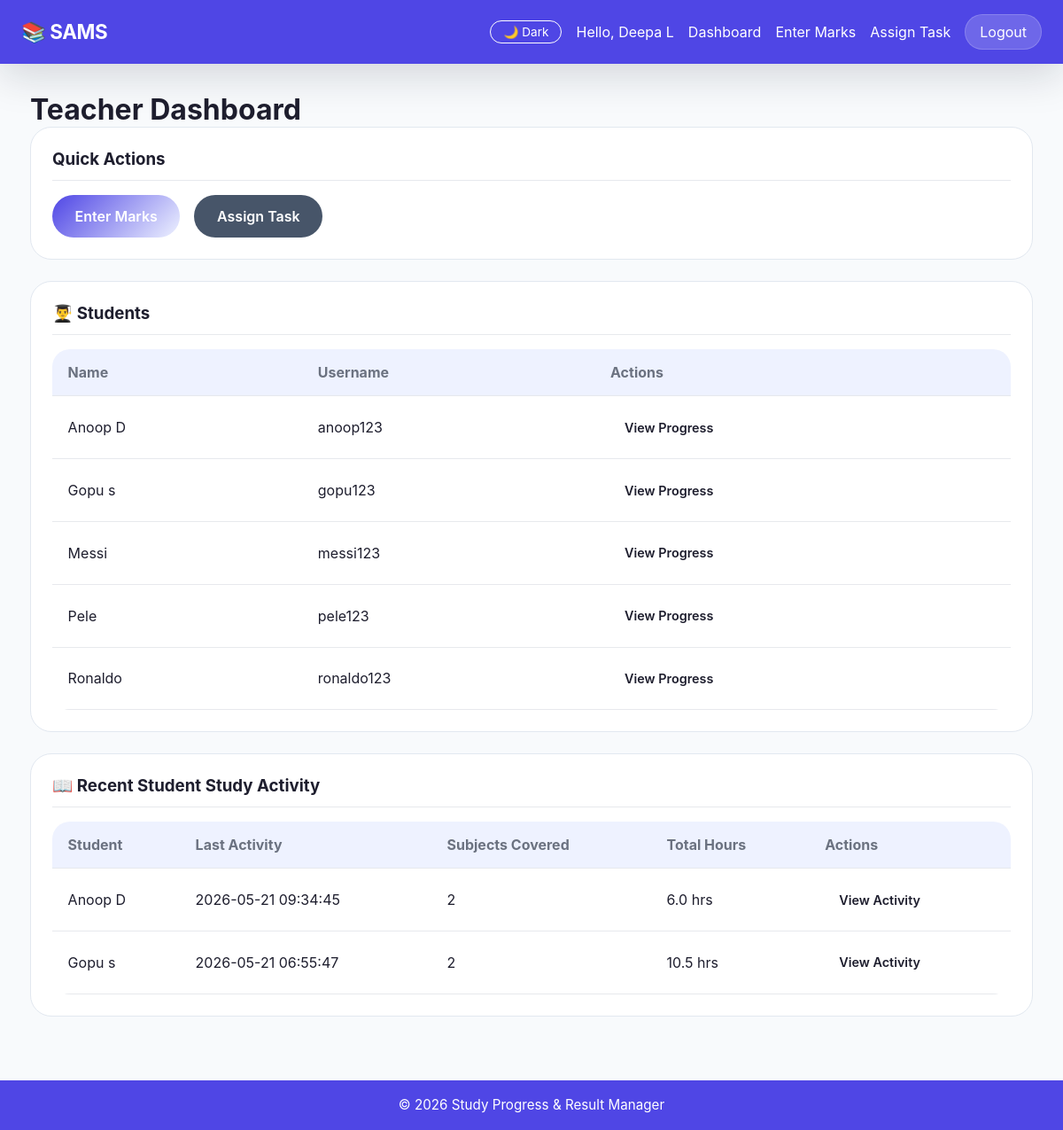
Page /teacher/dashboard (signed in) on the earlier database version.
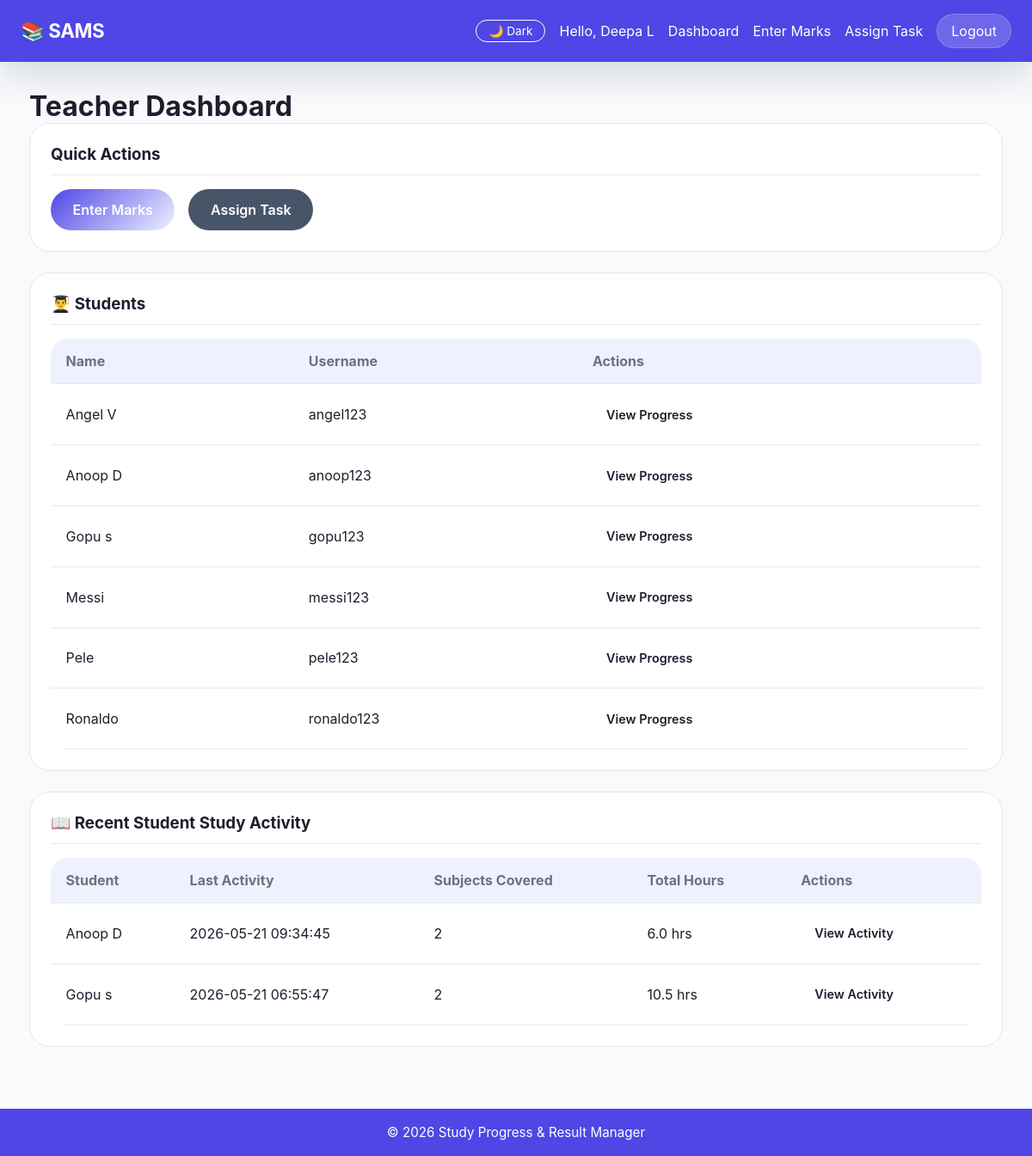
Same page on the later database version.
### tables this page shows
CREATE TABLE "users" (
                id INTEGER PRIMARY KEY AUTOINCREMENT,
                username TEXT UNIQUE NOT NULL,
                password TEXT NOT NULL,
                role TEXT NOT NULL CHECK(role IN ('teacher', 'student', 'admin')),
                full_name TEXT NOT NULL,
                status TEXT NOT NULL CHECK(status IN ('pending', 'active', 'blocked')) DEFAULT 'pending',
                department TEXT,
                created_at TIMESTAMP DEFAULT CURRENT_TIMESTAMP
            , theme VARCHAR(10) DEFAULT 'light');

### app.py (the view)
@app.route('/teacher/dashboard')
@login_required
@teacher_required
def teacher_dashboard():
    conn = get_db_connection()
    students = conn.execute('''
        SELECT * FROM users WHERE role = 'student' ORDER BY full_name
    ''').fetchall()
    recent_logs = conn.execute('''
        SELECT u.id as student_id,
               u.full_name as student_name,
               MAX(sl.created_at) as last_activity,
               COUNT(DISTINCT sl.subject_id) as subjects_covered,
               SUM(sl.hours_spent) as total_hours
        FROM study_logs sl
        JOIN users u ON sl.student_id = u.id
        GROUP BY sl.student_id
        ORDER BY last_activity DESC
        LIMIT 20
    ''').fetchall()
    conn.close()
    return render_template('teacher_dashboard.html',
                         students=students,
                         recent_logs=recent_logs)

### app.py (called while the page is built)
def login_required(f):
    @wraps(f)
    def decorated_function(*args, **kwargs):
        if 'user_id' not in session:
            flash('Please log in to access this page.', 'error')
            return redirect(url_for('login'))
        return f(*args, **kwargs)
    return decorated_function

def teacher_required(f):
    @wraps(f)
    def decorated_function(*args, **kwargs):
        if session.get('role') != 'teacher':
            flash('This page is for teachers only.', 'error')
            return redirect(url_for('home'))
        return f(*args, **kwargs)
    return decorated_function

@app.context_processor
def inject_current_user():
    return {'current_user': CurrentUser(session)}

    @property
    def is_authenticated(self):
        return bool(self.id)

### database.py (called while the page is built)
def get_db_connection():
    conn = sqlite3.connect(DATABASE)
    conn.row_factory = sqlite3.Row  # This lets us access columns by name
    return conn

### templates/teacher_dashboard.html (shortened to what this page needs)
{% extends 'base.html' %}
{% block content %}
<h1>Teacher Dashboard</h1>
<div class="card">
    <h3>Quick Actions</h3>
    <div class="quick-actions">
        <a href="{{ url_for('enter_marks') }}" class="btn btn-primary">Enter Marks</a>
        <a href="{{ url_for('assign_task') }}" class="btn btn-secondary">Assign Task</a>
    </div>
</div>
<div class="card">
    <h3>👨‍🎓 Students</h3>
    {% if students %}
        <table class="data-table">
            <thead>
                <tr>
                    <th>Name</th>
                    <th>Username</th>
                    <th>Actions</th>
                </tr>
            </thead>
            <tbody>
                {% for student in students %}
                <tr>
                    <td>{{ student.full_name }}</td>
                    <td>{{ student.username }}</td>
                    <td>
                        <a href="{{ url_for('student_progress', student_id=student.id) }}" class="btn btn-small">View Progress</a>
                    </td>
                </tr>
                {% endfor %}
            </tbody>
        </table>
    {% else %}
        <p class="empty-state">No students registered yet.</p>
    {% endif %}
</div>
<div class="card">
    <h3>📖 Recent Student Study Activity</h3>
    {% if recent_logs %}
        <table class="data-table">
            <thead>
                <tr>
                    <th>Student</th>
                    <th>Last Activity</th>
                    <th>Subjects Covered</th>
                    <th>Total Hours</th>
                    <th>Actions</th>
                </tr>
            </thead>
            <tbody>
                {% for log in recent_logs %}
                <tr>
                    <td><a href="{{ url_for('student_progress', student_id=log.student_id) }}">{{ log.student_name }}</a></td>
                    <td>{{ log.last_activity }}</td>
                    <td>{{ log.subjects_covered }}</td>
                    <td>{{ log.total_hours }} hrs</td>
                    <td><a href="{{ url_for('student_study_activity', student_id=log.student_id) }}" class="btn btn-small">View Activity</a></td>
                </tr>
                {% endfor %}
            </tbody>
        </table>
    {% else %}
        <p class="empty-state">No study activity recorded yet.</p>
    {% endif %}
</div>
{% endblock %}

Differences in the rows shown:
added users: full_name "Angel V", username "angel123", shown under "👨‍🎓 Students"
